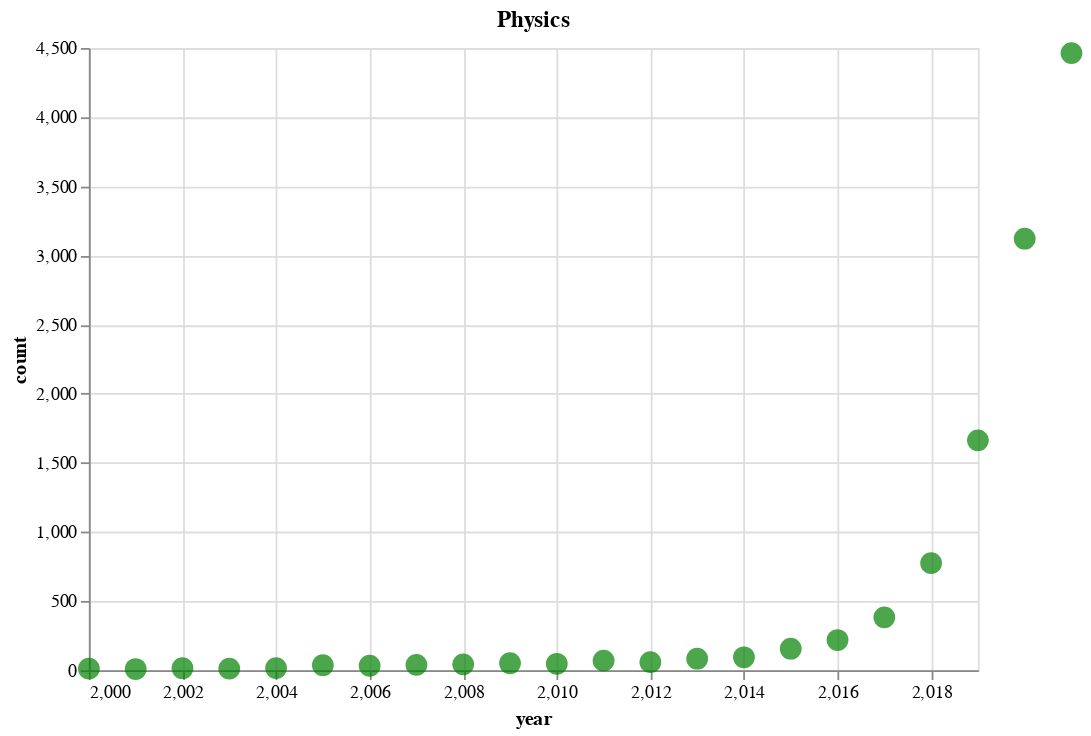

The notebook cell saved with this chart:
### Code cell
charts[2]

### Figure 1 — Vega-Lite specification as saved in the notebook (floating-point values rounded to 4 significant figures)
{"config": {"view": {"continuousWidth": 400, "continuousHeight": 300}}, "data": {"name": "data-67c508535019cdcae2e95bc67cb64cf9"}, "mark": {"type": "circle", "color": "green", "size": 150}, "encoding": {"x": {"field": "year", "scale": {"domain": [2000, 2019]}, "type": "quantitative"}, "y": {"field": "count", "type": "quantitative"}}, "height": 350, "title": "Physics", "width": 500, "$schema": "https://vega.github.io/schema/vega-lite/v4.17.0.json", "datasets": {"data-67c508535019cdcae2e95bc67cb64cf9": [{"year": 2021, "count": 4463}, {"year": 2020, "count": 3121}, {"year": 2019, "count": 1663}, {"year": 2018, "count": 775}, {"year": 2017, "count": 383}, {"year": 2016, "count": 219}, {"year": 2015, "count": 156}, {"year": 2014, "count": 94}, {"year": 2013, "count": 84}, {"year": 2012, "count": 59}, {"year": 2011, "count": 70}, {"year": 2010, "count": 47}, {"year": 2009, "count": 51}, {"year": 2008, "count": 43}, {"year": 2007, "count": 39}, {"year": 2006, "count": 33}, {"year": 2005, "count": 37}, {"year": 2004, "count": 16}, {"year": 2003, "count": 12}, {"year": 2002, "count": 15}, {"year": 2001, "count": 9}, {"year": 2000, "count": 12}]}}
